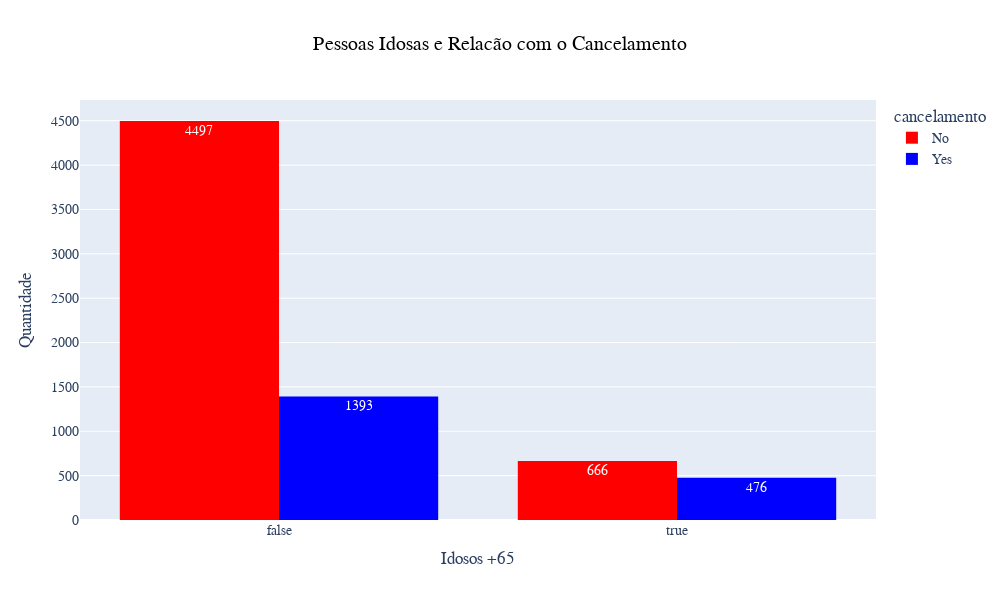

The cell this chart's notebook holds for it:
### Code cell
#pessoas com mais de 65 anos
fig = px.histogram(df, x='idoso', text_auto= True, color='cancelamento', barmode = 'group', title='Pessoas Idosas e Relacão com o Cancelamento', 
    color_discrete_map={ #função para decidir as cores de cada valor dentro do nosso gráfico
        'Yes': 'blue',
        'No': 'red'
    }
)
fig.update_layout(
    width=1000,
    height=600,
    title_x=0.5,
    yaxis_title='Quantidade',
    font_family='Arial',
    title_font_color='black',
    xaxis_title='Idosos +65',
    font_size=14
)

### Figure 1 — Plotly figure (JSON) as saved in the notebook; plotly's stock layout.template omitted (floating-point values rounded to 4 significant figures; data arrays with more than 128 entries replaced by an {"elided": "..."} marker saying what was removed)
{"data": [{"alignmentgroup": "True", "bingroup": "x", "hovertemplate": "cancelamento=No<br>idoso=%{x}<br>count=%{y}<extra></extra>", "legendgroup": "No", "marker": {"color": "red", "pattern": {"shape": ""}}, "name": "No", "offsetgroup": "No", "orientation": "v", "showlegend": true, "texttemplate": "%{value}", "type": "histogram", "x": {"elided": "5163 bool values"}, "xaxis": "x", "yaxis": "y"}, {"alignmentgroup": "True", "bingroup": "x", "hovertemplate": "cancelamento=Yes<br>idoso=%{x}<br>count=%{y}<extra></extra>", "legendgroup": "Yes", "marker": {"color": "blue", "pattern": {"shape": ""}}, "name": "Yes", "offsetgroup": "Yes", "orientation": "v", "showlegend": true, "texttemplate": "%{value}", "type": "histogram", "x": {"elided": "1869 bool values"}, "xaxis": "x", "yaxis": "y"}], "layout": {"barmode": "group", "font": {"family": "Arial", "size": 14}, "height": 600, "legend": {"title": {"text": "cancelamento"}, "tracegroupgap": 0}, "title": {"font": {"color": "black"}, "text": "Pessoas Idosas e Relacão com o Cancelamento", "x": 0.5}, "width": 1000, "xaxis": {"anchor": "y", "domain": [0, 1], "title": {"text": "Idosos +65"}}, "yaxis": {"anchor": "x", "domain": [0, 1], "title": {"text": "Quantidade"}}}}
